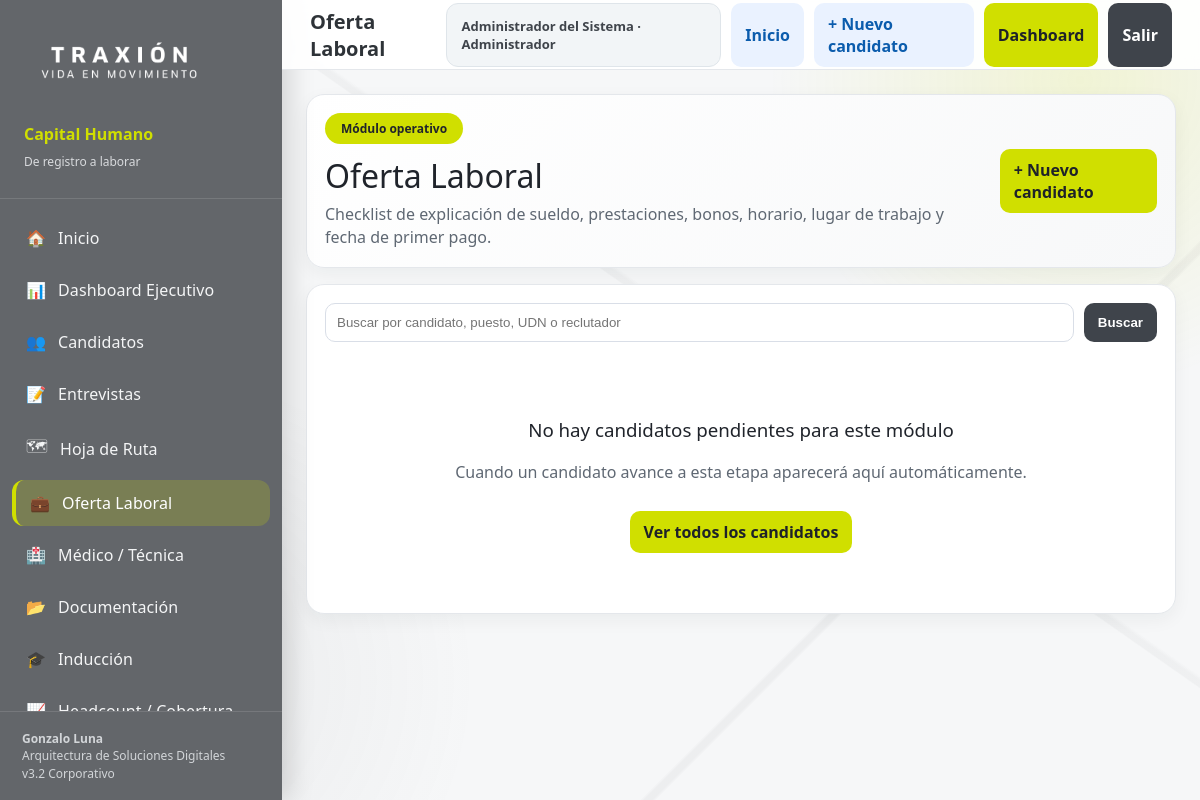
The page /oferta-laboral (signed in) on the database as committed earlier.
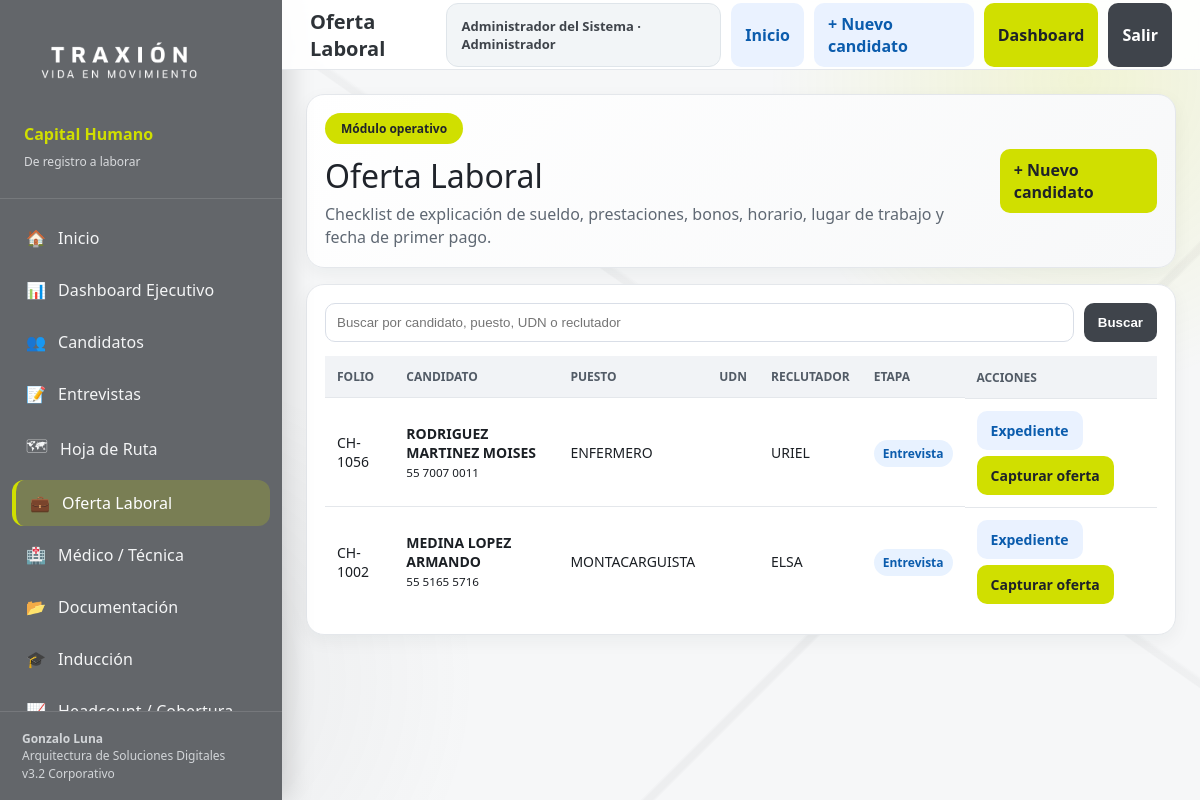
The same page on the database as committed later.
### tables this page shows
CREATE TABLE candidatos(
            id INTEGER PRIMARY KEY AUTOINCREMENT,
            folio TEXT UNIQUE,
            nombre TEXT NOT NULL,
            telefono TEXT,
            email TEXT,
            region TEXT,
            localidad TEXT,
            udn TEXT,
            puesto TEXT,
            reclutador TEXT,
            etapa TEXT DEFAULT 'Registro',
            estatus_macro TEXT DEFAULT 'Reclutamiento',
            fecha_entrevista TEXT,
            fecha_registro TEXT,
            fecha_actualizacion TEXT,
            motivo_rechazo TEXT,
            comentarios TEXT
        );

### app.py (the view)
@app.route("/oferta-laboral")
def oferta_panel():
    q = request.args.get("q", "")
    rows = candidatos_por_modulo(etapa=["Entrevista", "Oferta Laboral"], q=q)
    return render_template("modulo_lista.html", active="oferta", page_title="Oferta Laboral", titulo="Oferta Laboral", descripcion="Checklist de explicación de sueldo, prestaciones, bonos, horario, lugar de trabajo y fecha de primer pago.", rows=rows, q=q, action1="Capturar oferta", action2=None, endpoint1="oferta_laboral", endpoint2=None)

### app.py (called while the page is built)
def get_conn():
    conn = sqlite3.connect(DB_PATH)
    conn.row_factory = sqlite3.Row
    return conn

def query(sql, params=(), one=False):
    with get_conn() as conn:
        cur = conn.cursor(); cur.execute(sql, params); rows = cur.fetchall()
        return (rows[0] if rows else None) if one else rows

def is_logged_in():
    return bool(session.get("user_id"))

def current_user():
    if not session.get("user_id"):
        return None
    return {
        "id": session.get("user_id"),
        "nombre": session.get("nombre", ""),
        "usuario": session.get("usuario", ""),
        "rol": session.get("rol", "Consulta"),
        "udn_permitidas": session.get("udn_permitidas", "TODAS"),
    }

@app.context_processor
def inject_user():
    return {"current_user": current_user()}

@app.before_request
def require_login_global():
    endpoint = request.endpoint or ""
    if endpoint in PUBLIC_ENDPOINTS or endpoint.startswith("static"):
        return None
    if not is_logged_in():
        return redirect(url_for("login", next=request.path))
    return None

### templates/modulo_lista.html
{% extends 'base.html' %}
{% set active=active %}
{% set page_title=page_title %}
{% block content %}
<div class="module-hero card">
  <div>
    <span class="pill">Módulo operativo</span>
    <h2>{{ titulo }}</h2>
    <p>{{ descripcion }}</p>
  </div>
  <a class="btn primary" href="{{ url_for('candidato_nuevo') }}">+ Nuevo candidato</a>
</div>
<div class="card">
  <form method="get" style="display:flex;gap:10px;margin-bottom:14px;flex-wrap:wrap">
    <input name="q" value="{{ q }}" placeholder="Buscar por candidato, puesto, UDN o reclutador" style="flex:1;min-width:280px;border:1px solid #d9dee7;border-radius:10px;padding:11px">
    <button class="btn dark">Buscar</button>
  </form>
  {% if rows %}
  <table>
    <thead>
      <tr><th>Folio</th><th>Candidato</th><th>Puesto</th><th>UDN</th><th>Reclutador</th><th>Etapa</th><th>Acciones</th></tr>
    </thead>
    <tbody>
      {% for c in rows %}
      <tr>
        <td>{{ c.folio }}</td>
        <td><b style="font-weight:600">{{ c.nombre }}</b><br><small>{{ c.telefono or '' }}</small></td>
        <td>{{ c.puesto }}</td>
        <td>{{ c.udn }}</td>
        <td>{{ c.reclutador }}</td>
        <td><span class="tag {{ c.estatus_macro|lower }}">{{ c.etapa }}</span></td>
        <td style="display:flex;gap:6px;flex-wrap:wrap">
          <a class="btn blue" href="{{ url_for('candidato_detalle', candidato_id=c.id) }}">Expediente</a>
          {% if endpoint1 == 'entrevista' %}
            <a class="btn primary" href="{{ url_for('entrevista', candidato_id=c.id, tipo='Entrevista 1') }}">{{ action1 }}</a>
            <a class="btn dark" href="{{ url_for('entrevista', candidato_id=c.id, tipo='Entrevista 2') }}">{{ action2 }}</a>
          {% elif endpoint1 %}
            <a class="btn primary" href="{{ url_for(endpoint1, candidato_id=c.id) }}">{{ action1 }}</a>
          {% endif %}
        </td>
      </tr>
      {% endfor %}
    </tbody>
  </table>
  {% else %}
    <div class="empty-state">
      <h3>No hay candidatos pendientes para este módulo</h3>
      <p>Cuando un candidato avance a esta etapa aparecerá aquí automáticamente.</p>
      <a class="btn primary" href="{{ url_for('candidatos') }}">Ver todos los candidatos</a>
    </div>
  {% endif %}
</div>
{% endblock %}

Rows that differ between the two databases and show on the page:
added candidatos: folio "CH-1056", nombre "RODRIGUEZ MARTINEZ MOISES", telefono "55 7007 0011", puesto "ENFERMERO", reclutador "URIEL", etapa "Entrevista", action1 "Capturar oferta"
added candidatos: folio "CH-1002", nombre "MEDINA LOPEZ ARMANDO", telefono "55 5165 5716", puesto "MONTACARGUISTA", reclutador "ELSA", etapa "Entrevista", action1 "Capturar oferta"
Other text that changed with them:
text no longer shown: "No hay candidatos pendientes para este módulo Cuando un candidato avance a esta etapa aparecerá aquí automáticamente. Ver todos los candidatos"
text now shown: "FOLIO CANDIDATO PUESTO UDN RECLUTADOR ETAPA ACCIONES"
